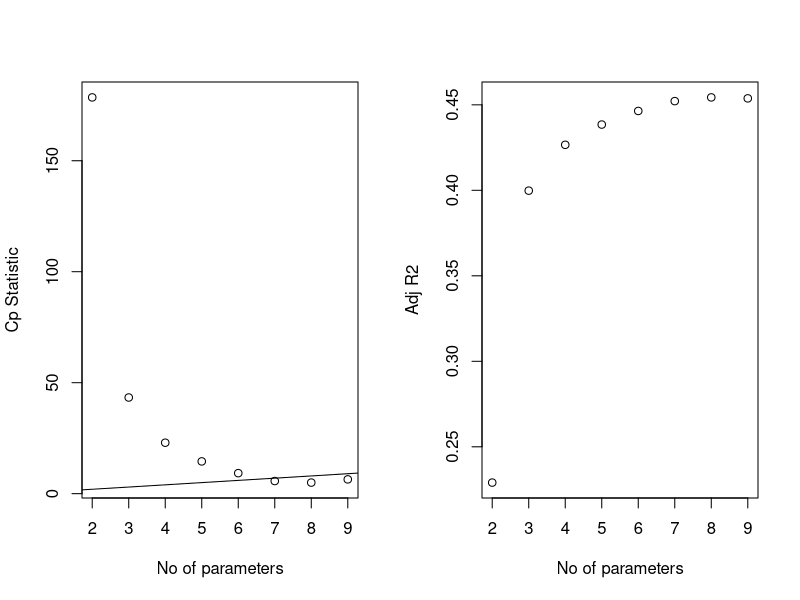

This figure's R source:
## ---- chunk 1
knitr::opts_chunk$set(echo = TRUE, message = FALSE, warning = FALSE)

library(tidyverse)
library(corrplot)
library(leaps)

## ---- chunk 2
# read data 
crime_df = 
  read_csv("./cdi.csv") %>% 
  mutate(
    region = factor(region),
    pop_density = pop / area,
    crm_1000 = 1000 * crimes / pop,
    beds_density = beds / pop,
    docs_density = docs / pop
  ) %>% 
  dplyr::select(-crimes, -id, -area, -pop, -cty, -state, -beds, -docs) %>% 
  dplyr::select(crm_1000, everything()) 

# fit regression using all predictors
mult.fit = lm(crm_1000 ~ ., data = crime_df)

step(mult.fit, direction = 'backward')

step(mult.fit, direction = 'forward')

step(mult.fit, direction = 'both')


## ---- chunk 3
crime_df2 = 
  read_csv("cdi.csv") %>% 
  mutate(
    region = factor(region),
    pop_density = pop / area,
    crm_1000 = 1000 * crimes / pop,
    beds_density = beds / pop,
    docs_density = docs / pop
  ) %>% 
  dplyr::select(-crimes, -id, -area, -pop, -cty, -state, -beds, -docs, -region) %>%
  dplyr::select(crm_1000, everything())
mat = as.matrix(crime_df2)
# Printing the 2 best models of each size, using the Cp criterion:
leaps(x = mat[,2:12], y = mat[,1], nbest = 2, method = "Cp")

# Printing the 2 best models of each size, using the adjusted R^2 criterion:
leaps(x = mat[,2:12], y = mat[,1], nbest = 2, method = "adjr2")

# Function regsubsets() performs a subset selection by identifying the "best" model that contains
# a certain number of predictors. By default "best" is chosen using SSE/RSS (smaller is better)
b = regsubsets(crm_1000 ~ ., data = crime_df2)
rs = summary(b)

# plot of Cp and Adj-R2 as functions of parameters
par(mfrow=c(1,2))

plot(2:9, rs$cp, xlab="No of parameters", ylab="Cp Statistic")
abline(0,1)
#6
plot(2:9, rs$adjr2, xlab="No of parameters", ylab="Adj R2")
#6
## ---- chunk 4
Model_backward =
lm(formula = crm_1000 ~ pop18 + hsgrad + bagrad + poverty + pcincome + totalinc + region + pop_density + beds_density, data = crime_df)
summary(Model_backward)
BIC(Model_backward)

Model_forward =
  lm(formula = crm_1000 ~ pop18 + pop65 + hsgrad + bagrad + poverty + unemp + pcincome + totalinc + region + pop_density + beds_density + docs_density, data = crime_df)
BIC(Model_forward)
summary(Model_forward)

Model_stepwise = 
  lm(formula = crm_1000 ~ pop18 + hsgrad + bagrad + poverty + pcincome + totalinc + region + pop_density + beds_density, data = crime_df)
summary(Model_stepwise)
BIC(Model_stepwise)

cp1 = 
  lm(formula = crm_1000 ~ pop18 + hsgrad + poverty + unemp + totalinc + pop_density + docs_density, data = crime_df2)
BIC(cp1)
summary(cp1)

cp2 = 
  lm(formula = crm_1000 ~ pop65 + hsgrad + poverty + unemp + totalinc + pop_density + docs_density, data = crime_df2)
BIC(cp2)
summary(cp2)
